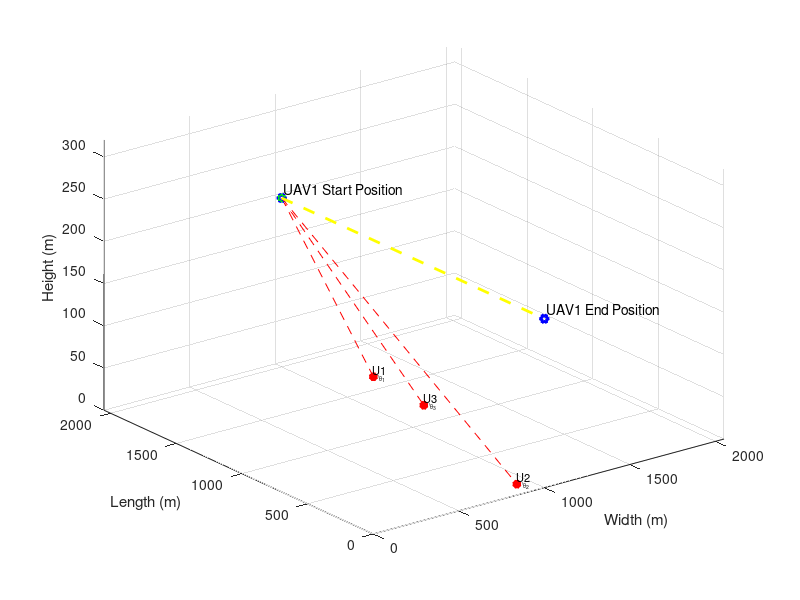

Here is the MATLAB script that generated this plot: (Note: this script raises an error after producing the figure.)
clc;
clear variables;
close all;

%% Simulation Environment

enWidth = 2000;             % Simulation Environment Width (X axis)
enLength = 2000;            % Simulation Environment Length (Y axis)
enHeight = 320;             % Simulation Environment Height (Z axis)
maxHeighUAV = 300;          % Maximum Height of UAV
minHeighUAV = 150;           % Minimum Height of UAV
noUsers = 3;                % Number of Users
noBS = 3;                   % Number of Base Sations
noUAV = 1;                  % Number of UAVs

%% Users, Base Sataions and UAV Position

% UAV Position
for i=1:noUAV
    xUAV_S(i) = 1000;       % UAV position in X axis
    yUAV_S(i) = enLength;      % UAV position in Y axis
    zUAV_S(i) = 200;%randi([minHeighUAV,maxHeighUAV]);   % UAV position in Z axis
end

% UAV End Position
for i=1:noUAV
    xUAV_E(i) = 1000;       % UAV position in X axis
    yUAV_E(i) = 0;      % UAV position in Y axis
    zUAV_E(i) = 200;%randi([minHeighUAV,maxHeighUAV]);   % UAV position in Z axis
end

% UAV Position
for i=1:noUAV
    xUAV(i) = 1000;       % UAV position in X axis
    yUAV(i) = enLength;      % UAV position in Y axis
    zUAV(i) = zUAV_S(i);   % UAV position in Z axis
end

% Users' posision
for i=1:noUsers
    xUser(i) = randi(enWidth);      % User position in X axis
    yUser(i) = randi(enLength);     % User position in Y axis
    zUser(i) = 0;                   % User position in Z axis = 0
end

%% Figure Plot in Initial State

% User plotting
figure,
userPlot = plot3(xUser,yUser,zUser,'r*','linewidth',3); hold on;
for o=1:noUsers
    textUsers(o) = text(xUser(o)-10,yUser(o)-10,zUser(o)+10,['U',num2str(o)],'FontSize', 8);
    textUsAngle(o) = text(xUser(o)+10,yUser(o)+10,['U_{\theta_{',num2str(o),'}}'],'FontSize', 6);
end

% UAVs Plotting
plot3(xUAV_S, yUAV_S, zUAV_S, 'bh','linewidth', 3);
for o=1:noUAV
    text(xUAV_S(o) + 20, yUAV_S(o) + 10, zUAV_S(o) + 10,['UAV',num2str(o),' Start Position']);
end

plot3(xUAV_E, yUAV_E, zUAV_E, 'bh','linewidth', 3);
for o=1:noUAV
    text(xUAV_E(o) + 20, yUAV_E(o) + 10, zUAV_E(o) + 10,['UAV',num2str(o),' End Position']);
end



% Plotting LoS Channel between users and UAVs
for i = 1:noUAV
    for directUsers = 1:noUsers
        plot3([xUAV(i) xUser(directUsers)], [yUAV(i) yUser(directUsers)],[zUAV(i) zUser(directUsers)], 'r--','linewidth', 0.1); drawnow
    end
end

% Plotting UAV default path
for i = 1:noUAV
    plot3([xUAV_S(i) xUAV_E(i)], [yUAV_S(i) yUAV_E(i)],[zUAV_S(i) zUAV_E(i)], 'y--','linewidth', 2); drawnow
end

mx = (zUAV_S - zUAV_E)/(yUAV_S - yUAV_E);
c = zUAV_S - mx*yUAV_S;

%eqY = m*x + c;

% 3D Plot labels
xlim([0 2050])
ylim([0 2050])
zlim([0 320])
xlabel('Width (m)');
ylabel('Length (m)');
zlabel('Height (m)');
grid on; hold on; drawnow

index = 1;

%% Information for path loss model

eta = 2.5;              % Path Loss Component
b_0dB = -50;            % Reference Channel Gain in dB
b_0 = db2pow(b_0dB);    % Reference Channel Gain in linear scale
k = 0.01;               % Additional attenuation for NLoS

%% Infromation for Rician Fading Model

% Rician factor
K_min = 4;      % K_min value in dB
K_max = 12;     % K_max value in dB

A1 = db2pow(K_min);
A2 = (2/pi)*log((db2pow(K_max))/A1);

%N = 10^5;
g = sqrt(1/2)*(randn(1,1)+1i*randn(1,1));

%% Simulation

for j = enLength:-100:0
    for i=1:noUAV
        zUAV(i) = mx*j + c;
        yUAV(i) = j;
        plot3(xUAV(i),  yUAV(i),  zUAV(i), 'gh','linewidth', 1);hold on;

        % LoS distance between UAVs and Users
        for m=1:noUsers
            groundDisUAV_User(i,m) = sqrt((xUAV(i)-xUser(m))^2 + (yUAV(i)-yUser(m))^2);
            DisUAV_User(i,m) = sqrt(groundDisUAV_User(i,m)^2 + zUAV^2);
            
            % Elavation Angle in radiant between UAVs and Users
            angleUAV_User(i,m) = atan(zUAV(i)/groundDisUAV_User(i,m))*(180/pi);
            
            
            PLoS(index,i,m) = 1/(1+(10*exp(-0.6*(angleUAV_User(i,m)-10))));
            
            pow_LoS = b_0*(DisUAV_User(i,m)^(-eta));
            pow_NLoS = k*b_0*(DisUAV_User(i,m)^(-eta));
            Ch_pow_LoS(index,i,m) = pow2db(pow_LoS); 
            Ch_pow_NLoS(index,i,m) = pow2db(pow_NLoS);
            
            % Expected Path Loss Channel gain
            E_bd = PLoS(index,i,m)*pow_LoS + (1 - PLoS(index,i,m))*pow_NLoS;
            E_bd_dB(index,i,m) = pow2db(E_bd); % in dB
            
            
            % Angle depend rician factor
            K_UAV_User(i,m) = A1*exp(A2*angleUAV_User(i,m)*(pi/180));
            
            g_UAV_User(i,m) = sqrt(K_UAV_User(i,m)/(1+K_UAV_User(i,m)))*g + sqrt(1/(1+K_UAV_User(i,m)))*g;
            
            h_UAV_Users(index,i,m) = sqrt(pow_LoS)*g_UAV_User(i,m);
            
            h_UAV_Users_dB(index,i,m) = pow2db(abs(h_UAV_Users(index,i,m))^2);
           
        end
        
        % Power coefficeints calculation
        [pow_coef_array_ch(index,:), pow_coef_array_fr(index,:)] = findPowCoeff(abs(h_UAV_Users(index,i,:)),noUsers);
        
        % Achievable Rate Calculations
        [achievableRate_ch(index,:), achievableRate_fr(index,:)] = findAchievableRate(h_UAV_Users(index,i,:),pow_coef_array_ch(index,:),pow_coef_array_fr(index,:),noUsers);
        
    end
    index = index +1;
end

steps = 1:21;
figure;
plot(steps,PLoS(:,1,1),'linewidth', 1);hold on;
plot(steps,PLoS(:,1,2),'linewidth', 1);
plot(steps,PLoS(:,1,3),'linewidth', 1);
xlim([1 21])
ylim([0 1])
legend('U 1', 'U 2', 'U 3');
grid on;

figure;
plot(steps,Ch_pow_LoS(:,1,1),'linewidth', 1);hold on;
plot(steps,Ch_pow_LoS(:,1,2),'linewidth', 1);
plot(steps,Ch_pow_LoS(:,1,3),'linewidth', 1);
plot(steps,Ch_pow_NLoS(:,1,1),'linewidth', 1);hold on;
plot(steps,Ch_pow_NLoS(:,1,2),'linewidth', 1);
plot(steps,Ch_pow_NLoS(:,1,3),'linewidth', 1);
xlim([1 21])
%ylim([0 1])
legend('U 1', 'U 2', 'U 3', 'U 1 N', 'U 2 N', 'U 3 N');
grid on;

figure;
plot(steps,E_bd_dB(:,1,1),'linewidth', 1);hold on;
plot(steps,E_bd_dB(:,1,2),'linewidth', 1);
plot(steps,E_bd_dB(:,1,3),'linewidth', 1);

plot(steps,h_UAV_Users_dB(:,1,1),'--^','linewidth', 1);hold on;
plot(steps,h_UAV_Users_dB(:,1,2),'--^','linewidth', 1);
plot(steps,h_UAV_Users_dB(:,1,3),'--^','linewidth', 1);

xlim([1 21])
%ylim([0 1])
legend('U 1', 'U 2', 'U 3', 'U 1 R', 'U 2 R', 'U 3 R');
grid on;

figure;
plot(steps,achievableRate_ch(:,1),'*-','linewidth', 1);hold on;
plot(steps,achievableRate_ch(:,2),'*-','linewidth', 1);
plot(steps,achievableRate_ch(:,3),'*-','linewidth', 1);

plot(steps,achievableRate_fr(:,1),'^-','linewidth', 1);hold on;
plot(steps,achievableRate_fr(:,2),'^-','linewidth', 1);
plot(steps,achievableRate_fr(:,3),'^-','linewidth', 1);

xlim([1 21])
%ylim([0 1])
legend('U 1', 'U 2', 'U 3','U 1 fr', 'U 2 fr', 'U 3 fr');
grid on;